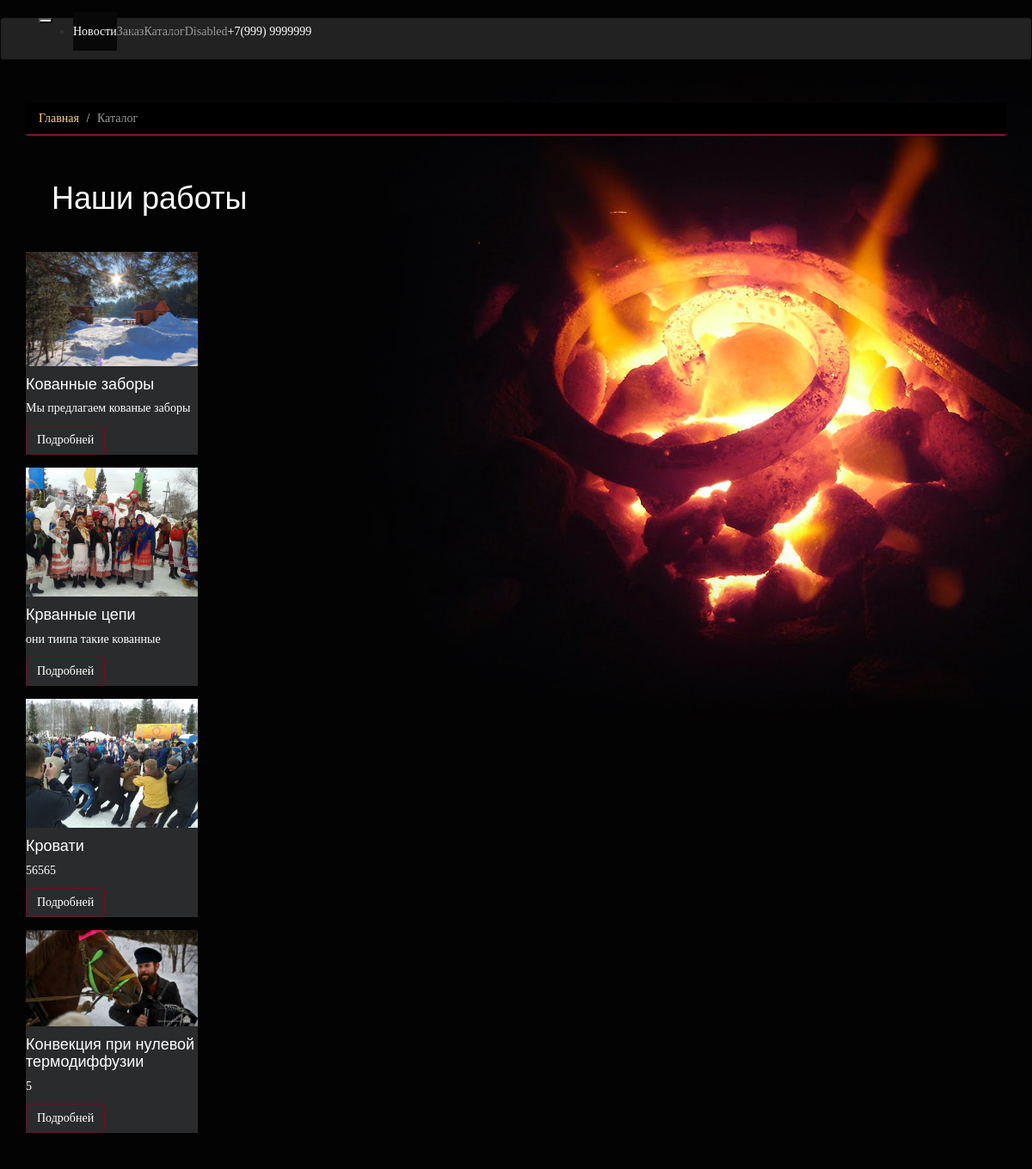
Page /catalog/ on the committed database.
### catalog/models.py (models this page shows, shortened)
class Album(models.Model):
    title = models.CharField(max_length=255)
    text = models.TextField()
    order = models.IntegerField()
    preview= models.OneToOneField('Photo',blank=True,null=True)
    @models.permalink
    def get_absolute_url(self):
        return ('album-detail', [self.id])
    def get_prewiew(self):
        if self.preview:
            return self.preview.img.url
        else:
            return DEFAULT_PHOTO
    class Meta:
        verbose_name=u"Альбом"
        verbose_name_plural=u"Альбомы"
        ordering=["order"]

class Photo(models.Model):
    name = models.CharField(max_length=255,verbose_name=u'название',blank=True)
    descr = models.TextField(verbose_name=u'описание',blank=True)
    img = models.ImageField(verbose_name=u'фото')
    album_base = models.ForeignKey(Album,verbose_name=u'альбом')
    class Meta:
        verbose_name=u"фото"
        verbose_name_plural=u"фотографии"

### catalog/views.py (the view)
# urls.py: url(r'^catalog/$', catalog.views.album_list, name='catalog'),
def album_list(request):
    assert isinstance(request, HttpRequest)
    return render(
        request,
        'catalog/album_list.html',
        {
            'title':u'Название какое-то',
            'object_list': Album.objects.all()
        }
    )

### catalog/templates/catalog/album_list.html
﻿{% extends "app/layout.html" %}
{% block breadcrumb%}
<ol class="breadcrumb">
    <li class="breadcrumb-item "><a href='/'>Главная</a></li>
    <li class="breadcrumb-item active">Каталог</li>
</ol>
{% endblock %}
{% block content %}
{% load staticfiles %}
<section class="albums-section">
<div class="container container-content">
<h1>
    Наши работы
</h1>
    <div class="row albums-list">
        {%for album in object_list%}
<div class="card" style="width: 20rem;">
    <img class="card-img-top" src="{{album.get_prewiew}}" alt="Card image cap">
    <div class="card-block">
        <h4 class="card-title">{{album.title}}</h4>
        <p class="card-text">{{album.text }}</p>
        <a href="{{album.get_absolute_url}}" class="btn btn-primary">Подробней</a>
    </div>
</div>
{%endfor%}
    </div>
</div>
</section>
{% endblock %}

### app/static/app/content/site.css (style rules this page uses)
body { background: url(/static/app/img/back_img.jpg) no-repeat top center fixed; background-color:rgb(3,3,3); }
html, body { margin: 0; padding: 0; font-family:Candara; }
section { # height: 100vh; font-family:Candara; padding-bottom: 60px; }
.main-section-container .btn, .main-section-container button, { background-color:transparent; border-color:rgb(102, 19, 35); border-radius:0%; border-width:2px; color:rgb(102, 19, 35); font-size:30px; }
.container-content { color:#fff; }
.albums-section img { height: auto; width: 100%; background-size: cover; # border: 4px solid rgb(102, 19, 35); }
.albums-section .container-content { # padding-top:5%; }
h1 { margin:30px }
.albums-list .card { background-color: #292b2c; margin:15px }
.breadcrumb { background-color: #000; border-radius: .25rem; border-bottom: 2px solid #80182f; }
a { color: #fed480; }
.btn-primary { background-color: rgba(96, 22, 36, 0); border-color: rgb(102, 19, 35); }

### rows in the picture
Album: get_prewiew (picture), title "Кованные заборы", text "Мы предлагаем кованые заборы"
Album: get_prewiew (picture), title "Крванные цепи", text "они тиипа такие кованные"
Album: get_prewiew (picture), title "Кровати", text "56565"
Album: get_prewiew (picture), title "Конвекция при нулевой термодиффузии", text "5"
